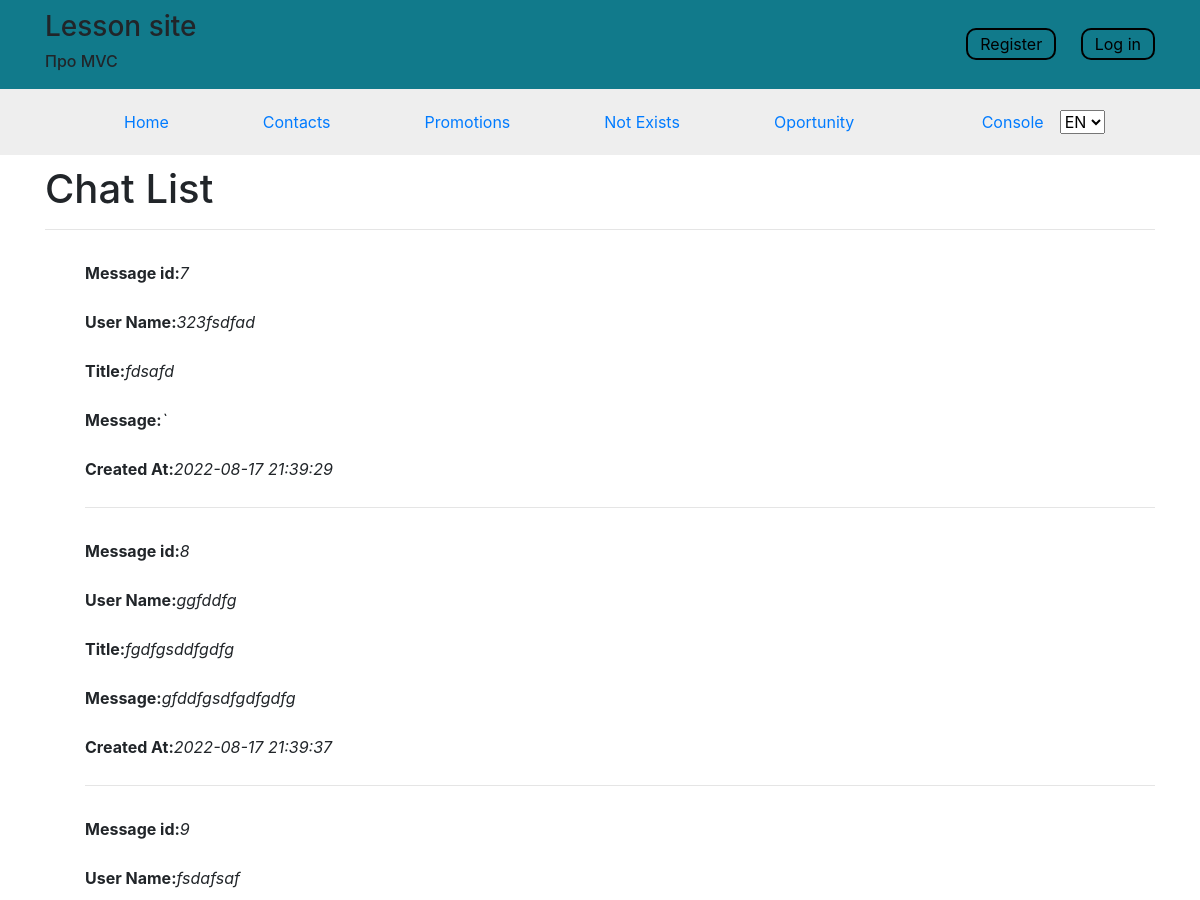
Before: / (upper part) with the older database file.
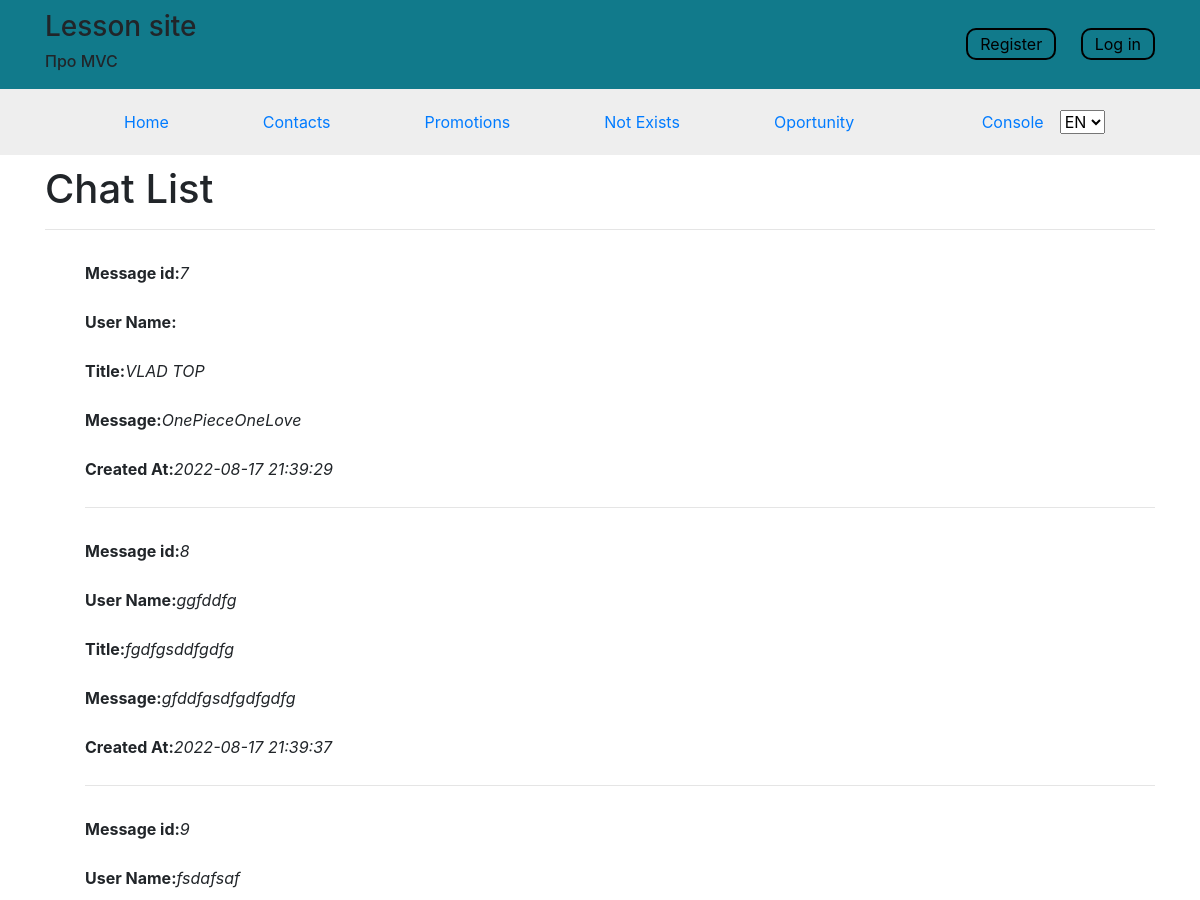
After: the same page with the newer database file.
### tables this page shows
CREATE TABLE `messages` (
  `id` int UNSIGNED NOT NULL,
  `name` varchar(255) DEFAULT NULL,
  `title` varchar(128) NOT NULL,
  `message` text NOT NULL,
  `created_at` datetime NOT NULL,
  `status` int UNSIGNED DEFAULT '0'
);

### controller/messages/index.php (called while the page is built, shortened)
<?php
$title = __('Chat List');
$messages = $mes->getMessages();
include('view/base/v_header.php');
include('view/base/v_content.php');
include('view/messages/v_index.php');
include('view/base/v_footer.php');

### index.php (called while the page is built, shortened)
<?php
include_once('init.php');
require_once('./model/Messagess.php');
$uri = $_SERVER['REQUEST_URI'];
$badUrl = BASE_URL . 'index.php';
if(strpos($uri, $badUrl) === 0){
    $cname = 'errors/e404';
} else {
    $routes = include('routes.php');
    $url = $_GET['mvcsystemurl'] ?? '';
    $routerRes = parseUrl($url, $routes);
    $cname = $routerRes['controller'];
}
$mes = new Messagess($connect);
$path = "controller/$cname.php";
include_once($path);

### core/bootstrap.php (called while the page is built, shortened)
<?php
function __(string $string) : string {
    $ln = $_GET['ln'] ?? false;
    $file = "en_$ln.csv";
    return $string;
}

### model/Messagess.php (called while the page is built, shortened)
<?php
class Messagess {
    public $connect;
    public function __construct($connect)
    {
        $this->connect = $connect;
    }
    public function getMessages() : array {
        $queryString = "SELECT * FROM messages WHERE 1";
        $result_arr = mysqli_fetch_all(mysqli_query($this->connect, $queryString),MYSQLI_ASSOC);
        return $result_arr ?? [];
    }
}

### view/messages/v_index.php (the view, shortened to what this page needs)
<ul>
    <?php foreach ($messages as $message): ?>
    <li id="lid-<?= $message['id'] ?>">
        <label><strong><?= __('Message id') ?>:</strong></label><em id="lid-<?= $message['id'] ?>-id"><?= $message['id'] ?></em><br>
        <label><strong><?= __('User Name') ?>:</strong></label><em id="lid-<?= $message['id'] ?>-name"><?= $message['name'] ?></em><br>
        <label><strong><?= __('Title') ?>:</strong></label><em id="lid-<?= $message['id'] ?>-title"><?= $message['title'] ?></em><br>
        <label><strong><?= __('Message') ?>:</strong></label><em id="lid-<?= $message['id'] ?>-message"><?= $message['message'] ?></em><br>
        <label><strong><?= __('Created At') ?>:</strong></label><em id="lid-<?= $message['id'] ?>-time"><?= $message['created_at'] ?></em><br>
        <hr>
        <?php endforeach; ?>
    </li>
</ul>

### view/base/v_header.php (shortened to what this page needs)
<!DOCTYPE html>
<html lang="en">
<head>
    <link rel="stylesheet" href="<?=BASE_URL?>assets/css/bootstrap.min.css">
    <link rel="stylesheet" href="<?=BASE_URL?>assets/css/main.css">
</head>
<body>
<header class="site-header">
    <div class="container flexh__leb">
        <div class="logo">
            <div class="logo__title h3"><?= __('Lesson site') ?></div>
            <div class="logo__subtitle h6"><?= __('Про MVC') ?></div>
        </div>
        <div class="log">
            <?php
            if (isset($_SESSION['user_data']) and $_SESSION['user_data']['role'] == 1) {
                $role = "Admin";
            } elseif (isset($_SESSION['user_data']) and $_SESSION['user_data']['role'] == 2) {
                $role = "Manager";
            } else {
                $role = "User";
            }
            ?>
            <?php if(isset($_SESSION["is_user_logined"]) and $_SESSION["is_user_logined"]): ?>
            <a href="/profile" class="logbtn"><?= __($role) ?> : <?= $_SESSION['user_data']["name"]?></a>
            <a href="/logout" class="logbtn"><?= __('Log Out') ?></a>
            <?php else: ?>
            <a href="/register" class="logbtn" id="register"><?= __('Register') ?></a>
            <a href="/login" class="logbtn" id="login"><?= __('Log in') ?></a>
            <?php endif; ?>
        </div>
    </div>
</header>

### view/base/v_content.php (shortened to what this page needs)
<nav class="site-nav">
    <div class="container navbar">
        <li class="nav">
            <li class="nav-item">
                <a class="nav-link" href="<?=BASE_URL?>"><?= __('Home')?></a>
            </li>
            <li class="nav-item">
                <a class="nav-link" href="<?=BASE_URL?>contacts"><?= __('Contacts')?></a>
            </li>
            <li class="nav-item">
                <a class="nav-link" href="<?=BASE_URL?>promotions"><?= __('Promotions')?></a>
            </li>
            <li>
                <a class="nav-link" href="<?=BASE_URL?>contacts"><?= __('Not Exists')?></a>
            </li>
            <li>
                <a class="nav-link" href="<?=BASE_URL?>opportunity"><?= __('Oportunity')?></a>
            </li>
        </li>
        <ul class="nav navtwo">
            <li class="nav-item navtwoitem"> <?= __('Console') ?> </li>
            <li class="nav-item">
                <form action="" id="trans">
                    <select name="ln" id="translate">
                        <option value="en" <?php if ($_SESSION['ln'] == "en"): ?> selected <?php endif; ?> >EN</option >
                    </select>
                </form>
            </li>
        </ul>
    </div>
</nav>
<div class="site-content">
    <div class="container">
        <main>
            <h1><?=$title?></h1>
            <hr>

### view/base/v_footer.php (shortened to what this page needs)
        </main>
    </div>
</div>
</body>
</html>

### assets/css/main.css (style rules this page uses)
html { position: relative; min-height: 100%; }
body { margin-bottom: 60px; }
.site-header { background-color: #117a8b; padding: 10px 0; }
.site-nav { background-color: #eee; padding: 5px 0; }
.site-content { padding: 10px 0; }
ul > li { display: flow-root; }
.navbar { display: flex; }
.navtwo { width: 20%; height: 100%; display: flex; align-items: center; justify-content: center; text-align: center; flex-direction: row; }
.navtwo > * { display: flex; align-items: center; justify-content: center; text-align: center; padding: 8px 8px; }
.navtwoitem { pointer-events: stroke; color: #007BFF; }
.logbtn { color: #000; border: #000 solid 2px; padding: 4px 12px; border-radius: 10px; margin-left: 20px; transition: .4s ease-in-out; }
.log { height: 100%; }
.flexh__leb { display: flex; align-items: center; justify-content: space-between; }
label { margin: 15px 0px 10px 0px; }
ul, ol, li { list-style-type: none; }

Changed rows visible on the page:
changed messages id 7: title "fdsafd" → "VLAD TOP"; message "`" → "OnePieceOneLove"; name "323fsdfad" → (not shown)
